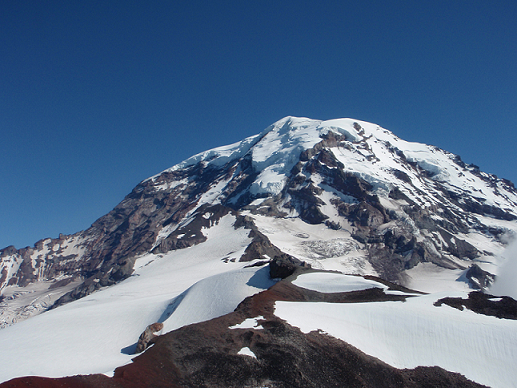
#> input picture CVLab7/multi/Rainier/Rainier1.png, 517 x 388 px; its folder holds 4 pictures in this run
$ python Rainier.py   (Python 2 division)
#> lines starting #> are read from the running program, lines starting #| are printed output that depends on the picture
### CVLab7/twofinal.py
import cv2 as cv
import numpy as np
from matplotlib import pyplot as plt


def two(img1, img2):
    MIN = 10    # 设置最少匹配数
    # 使用SIFT检测匹配点并计算描述子
    # Detects keypoints and computes the descriptors using SIFT Detector
    sift = cv.xfeatures2d.SIFT_create()
    keypoints1, descriptors1 = sift.detectAndCompute(img1, mask=None)
    keypoints2, descriptors2 = sift.detectAndCompute(img2, mask=None)
    # FLANN (Fast_Library_for_Approximate_Nearest_Neighbors)快速最近邻搜索包
    # 对大数据集和高维特征进行最近邻搜索的算法的集合，面对大数据集时效果好于BFMatcher
    FLANN_INDEX_KDTREE = 0  # kd树（k-dimensional树的简称），是一种分割k维数据空间的数据结构。主要应用于多维空间关键数据的搜索（如：范围搜索和最近邻搜索）。
    indexParams = dict(algorithm=FLANN_INDEX_KDTREE, trees=5)   # 处理索引
    searchParams = dict(checks=100)     # 创建对象,用来指定索引树的遍历次数,值越高结果越准确
    flann = cv.FlannBasedMatcher(indexParams, searchParams)
    match = flann.knnMatch(descriptors1, descriptors2, k=2)
    good = []
    for i, (m, n) in enumerate(match):
        if (m.distance < 0.5 * n.distance):     # 数值越小越优
            good.append(m)

    if len(good) > MIN:
        srcList = []
        dstList = []
        for m in good:
            # DMATCH：queryIdx: 待匹配的描述子；trainIdx: 被匹配的描述子
            srcList.append(keypoints1[m.queryIdx].pt)
            dstList.append(keypoints2[m.trainIdx].pt)
        srcPoints = np.float32(srcList).reshape(-1, 1, 2)
        dstPoints = np.float32(dstList).reshape(-1, 1, 2)
        M, mask = cv.findHomography(srcPoints, dstPoints, cv.RANSAC)    # 求变换矩阵
        warpImg = cv.warpPerspective(img2, np.linalg.inv(M), (img1.shape[1] + img2.shape[1], img2.shape[0]))    # 进行透视变换
        direct = warpImg.copy()
        direct[0:img1.shape[0], 0:img1.shape[1]] = img1     # 直接加上左侧图片 == 直接叠加

        rows, cols = img1.shape[:2]
        for col in range(0, cols):
            if img1[:, col].any() and warpImg[:, col].any():  # 开始重叠的最左端
                left = col
                break
        for col in range(cols - 1, 0, -1):
            if img1[:, col].any() and warpImg[:, col].any():  # 重叠的最右一列
                right = col
                break
        res = np.zeros([rows, cols, 3], np.uint8)
        grad = np.zeros([rows, cols], np.uint8)
        for row in range(0, rows):
            for col in range(0, cols):
                if not img1[row, col].any():  # 如果没有1图，用变换后2图的填充
                    res[row, col] = warpImg[row, col]
                elif not warpImg[row, col].any():
                    res[row, col] = img1[row, col]
                else:
                    srcImgLen = float(abs(col - left))
                    dstImgLen = float(abs(col - right))
                    alpha = srcImgLen / (srcImgLen + dstImgLen)
                    grad[row, col] = alpha * 255    # 从重叠最左至最右过渡的遮罩
                    res[row, col] = np.clip(img1[row, col] * (1 - alpha) + warpImg[row, col] * alpha, 0, 255)
        warpImg[0:img1.shape[0], 0:img1.shape[1]] = res
    else:
        print("not enough matches!")

    return direct, warpImg, grad


# [9 lines left out: function crop, not called in this run]


# [38 lines that do not run on import are left out]

### CVLab7/Rainier.py
from CVLab7.twofinal import two
from CVLab7.twofinal import crop
import cv2 as cv
from matplotlib import pyplot as plt

path = 'multi/Rainier/'
img1 = cv.imread(path + 'Rainier1.png')
#> img1 is the input picture: shape (388, 517, 3); mean B, G, R 135.7, 109.3, 88.8
img2 = cv.imread(path + 'Rainier2.png')
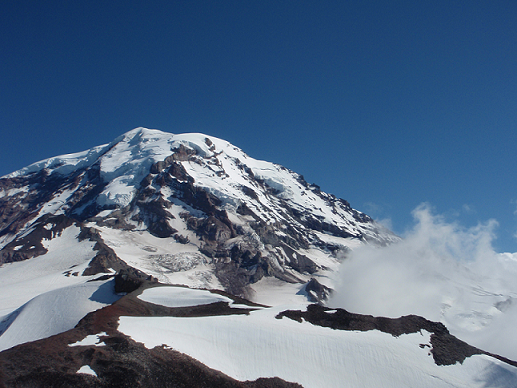
#> input picture CVLab7/multi/Rainier/Rainier2.png, 517 x 388 px
#> img2 is the input picture: shape (388, 517, 3); mean B, G, R 134.4, 107.9, 86
img3 = cv.imread(path + 'Rainier3.png')
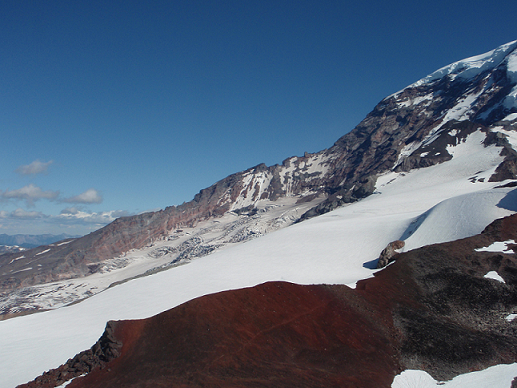
#> input picture CVLab7/multi/Rainier/Rainier3.png, 517 x 388 px
#> img3 is the input picture: shape (388, 517, 3); mean B, G, R 124.3, 104, 87.8
img4 = cv.imread(path + 'Rainier4.png')
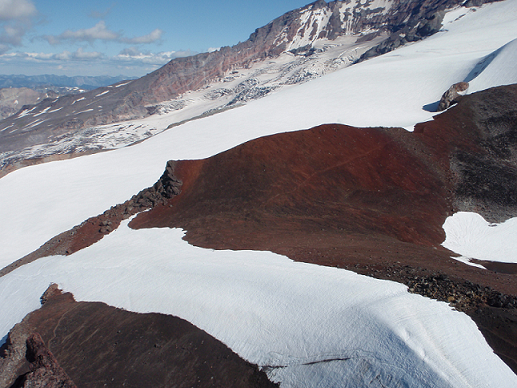
#> input picture CVLab7/multi/Rainier/Rainier4.png, 517 x 388 px
#> img4 is the input picture: shape (388, 517, 3); mean B, G, R 141.9, 135.2, 135.2
img5 = cv.imread(path + 'Rainier5.png')
img6 = cv.imread(path + 'Rainier6.png')
direct1, warpImg1, grad1 = two(img1, img2)
#> in two, `keypoints1, descriptors1 = sift.detectAndCompute(img1, mask=None)`: keypoints1 = 1028 keypoints; strongest (x, y, size): (461, 210, 2.2), (245, 351, 6.9), (260, 327, 2.7), (500, 299, 1.9)
#> in two, `keypoints2, descriptors2 = sift.detectAndCompute(img2, mask=None)`: keypoints2 = 799 keypoints; strongest (x, y, size): (302, 226, 2), (227, 176, 2.1), (16, 248, 2.8), (422, 346, 3.1)
#> in two, `match = flann.knnMatch(descriptors1, descriptors2, k=2)`: match = 1028 matches
#> after the loop in two, `for i, (m, n) in enumerate(match):`: good = 415 matches
#> after the loop in two, `for m in good:`: dstList = 415 pairs, first value 11.72 to 346.1, second value 133.5 to 382; srcList = 415 pairs, first value 173.3 to 510.6, second value 122.2 to 370.1
#> in two, `srcPoints = np.float32(srcList).reshape(-1, 1, 2)`: srcPoints = 415 rows, first 8: [173.3, 184.3], [174.2, 173.1], [174.9, 167.7], [176.1, 221.3], [176.9, 231.9], [176.9, 182.7], [179.2, 236.3], [179.2, 236.3]
#> in two, `dstPoints = np.float32(dstList).reshape(-1, 1, 2)`: dstPoints = 415 rows, first 8: [11.72, 192], [13.34, 180], [14.61, 174.1], [13.39, 231.9], [13.9, 243.2], [16.41, 190.2], [16.16, 248], [16.16, 248]
#> in two, `M, mask = cv.findHomography(srcPoints, dstPoints, cv.RANSAC)`: M = [[1.25, -0.0488, -194.5], [0.143, 1.15, -29.5], [0.000511, -5.45e-05, 1]]; mask = 415 values, max 1 at index 0, min 0 at index 121, mean 0.998
#> after the loop in two, `for row in range(0, rows):`:
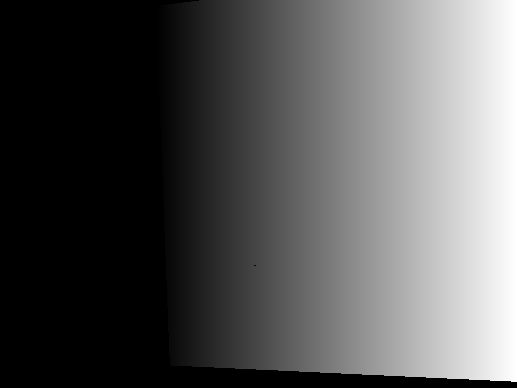
#> grad: shape (388, 517); min 0, max 255, mean 85.9
direct2, warpImg2, grad2 = two(img2, img3)
#> in two (call 2), `keypoints1, descriptors1 = sift.detectAndCompute(img1, mask=None)`: keypoints1 has the same summary as keypoints2
#> in two (call 2), `keypoints2, descriptors2 = sift.detectAndCompute(img2, mask=None)`: keypoints2 = 684 keypoints; strongest (x, y, size): (422, 155, 2.7), (481, 180, 3), (485, 276, 2), (498, 247, 9)
#> in two (call 2), `match = flann.knnMatch(descriptors1, descriptors2, k=2)`: match = 799 matches
#> after the loop in two (call 2), `for i, (m, n) in enumerate(match):`: good = 91 matches
#> the loop in two (call 2), `for m in good:` made 91 passes
#> after the loop in two (call 2), `for m in good:`: dstList = 91 pairs, first value 29.54 to 510, second value 44.99 to 382.5; srcList = 91 pairs, first value 4.94 to 247.4, second value 145.8 to 382.1
#> in two (call 2), `srcPoints = np.float32(srcList).reshape(-1, 1, 2)`: srcPoints = 91 rows, first 8: [4.94, 220.5], [11.09, 212.9], [11.72, 192], [11.72, 192], [13.34, 180], [13.39, 231.9], [13.9, 243.2], [14.61, 174.1]
#> in two (call 2), `dstPoints = np.float32(dstList).reshape(-1, 1, 2)`: dstPoints = 91 rows, first 8: [411.4, 128.6], [416.6, 121.1], [416.8, 100.6], [416.8, 100.6], [418.2, 88.85], [419.4, 139.2], [420.1, 150], [419, 82.77]
#> in two (call 2), `M, mask = cv.findHomography(srcPoints, dstPoints, cv.RANSAC)`: M = [[0.525, 0.128, 400.2], [-0.176, 1.03, -92.68], [-0.00105, 0.00024, 1]]; mask = 91 values, max 1 at index 0, min 0 at index 90, mean 0.989
#> after the loop in two (call 2), `for row in range(0, rows):`:
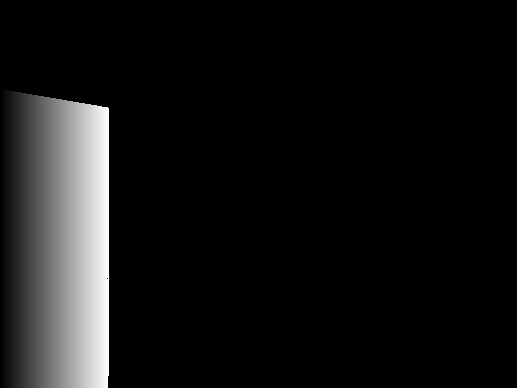
#> grad: shape (388, 517); min 0, max 255, mean 19.8
direct3, warpImg3, grad3 = two(img3, img4)
#> in two (call 3), `keypoints1, descriptors1 = sift.detectAndCompute(img1, mask=None)`: keypoints1 has the same summary as keypoints2
#> in two (call 3), `keypoints2, descriptors2 = sift.detectAndCompute(img2, mask=None)`: keypoints2 = 601 keypoints; strongest (x, y, size): (411, 129, 4), (473, 260, 3.6), (408, 290, 2), (471, 261, 2)
#> in two (call 3), `match = flann.knnMatch(descriptors1, descriptors2, k=2)`: match = 684 matches
#> after the loop in two (call 3), `for i, (m, n) in enumerate(match):`: good = 184 matches
#> after the loop in two (call 3), `for m in good:`: dstList = 184 pairs, first value 71.85 to 494.6, second value 4.32 to 189.1; srcList = 184 pairs, first value 7.08 to 428.6, second value 168.4 to 352
#> in two (call 3), `srcPoints = np.float32(srcList).reshape(-1, 1, 2)`: srcPoints = 184 rows, first 8: [7.08, 294.4], [10.03, 306.5], [13.32, 296.9], [13.32, 296.9], [15.81, 314.2], [16.29, 299.3], [18.42, 302], [22.51, 293.3]
#> in two (call 3), `dstPoints = np.float32(dstList).reshape(-1, 1, 2)`: dstPoints = 184 rows, first 8: [71.85, 134.6], [75.48, 145.9], [77.9, 136.8], [77.9, 136.8], [81.3, 153.3], [80.77, 139.5], [83.09, 141.9], [86.19, 133.6]
#> in two (call 3), `M, mask = cv.findHomography(srcPoints, dstPoints, cv.RANSAC)`: M = [[1.05, 0.135, 35.36], [-0.014, 1.16, -187.2], [-0.000174, 0.000509, 1]]; mask = 184 values from 1 to 1
#> in two (call 3), `direct[0:img1.shape[0], 0:img1.shape[1]] = img1`:
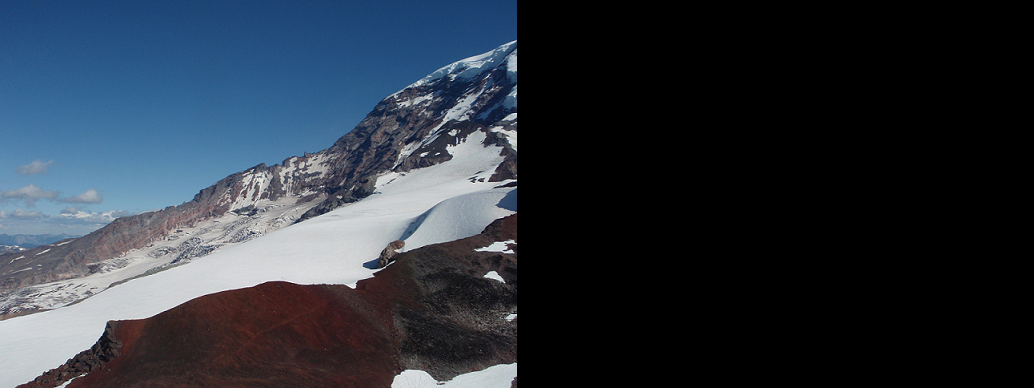
#> direct: shape (388, 1034, 3); mean B, G, R 62.1, 52, 43.9
#> after the loop in two (call 3), `for row in range(0, rows):`:
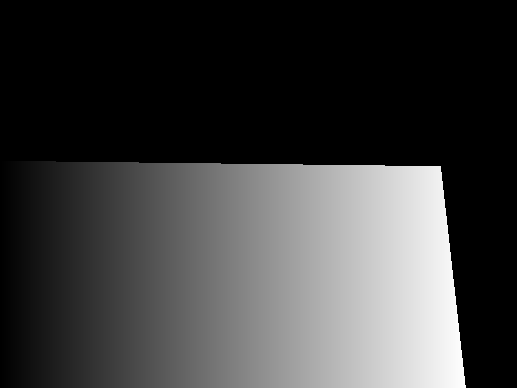
#> grad: shape (388, 517); min 0, max 255, mean 62.4
direct4, warpImg4, grad4 = two(img4, img5)
#> in two (call 4), `keypoints1, descriptors1 = sift.detectAndCompute(img1, mask=None)`: keypoints1 has the same summary as keypoints2
#> (the run stopped early here; a loop or call above may not have finished)
